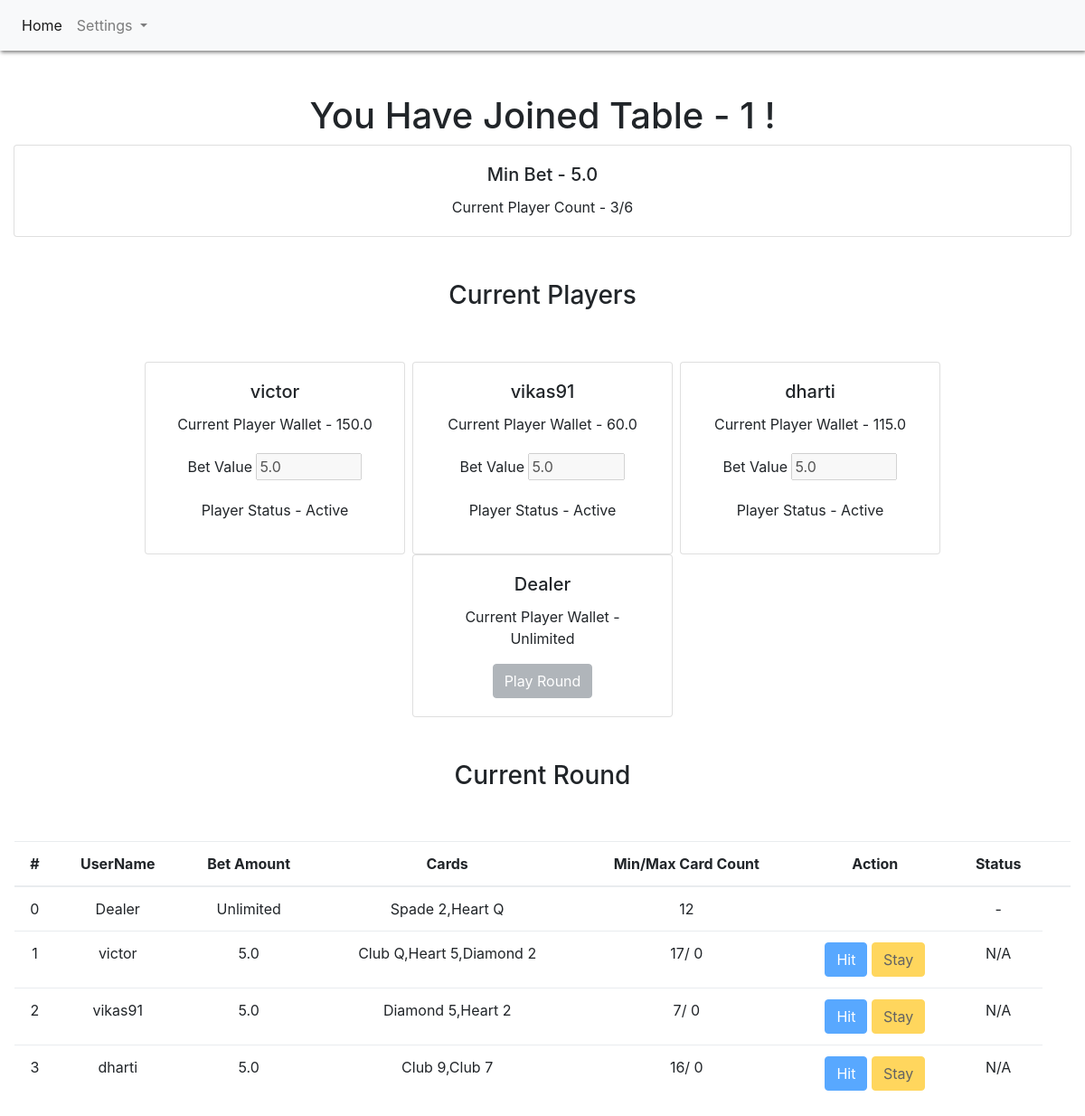
The app's page /table/1/ (signed in), older data.
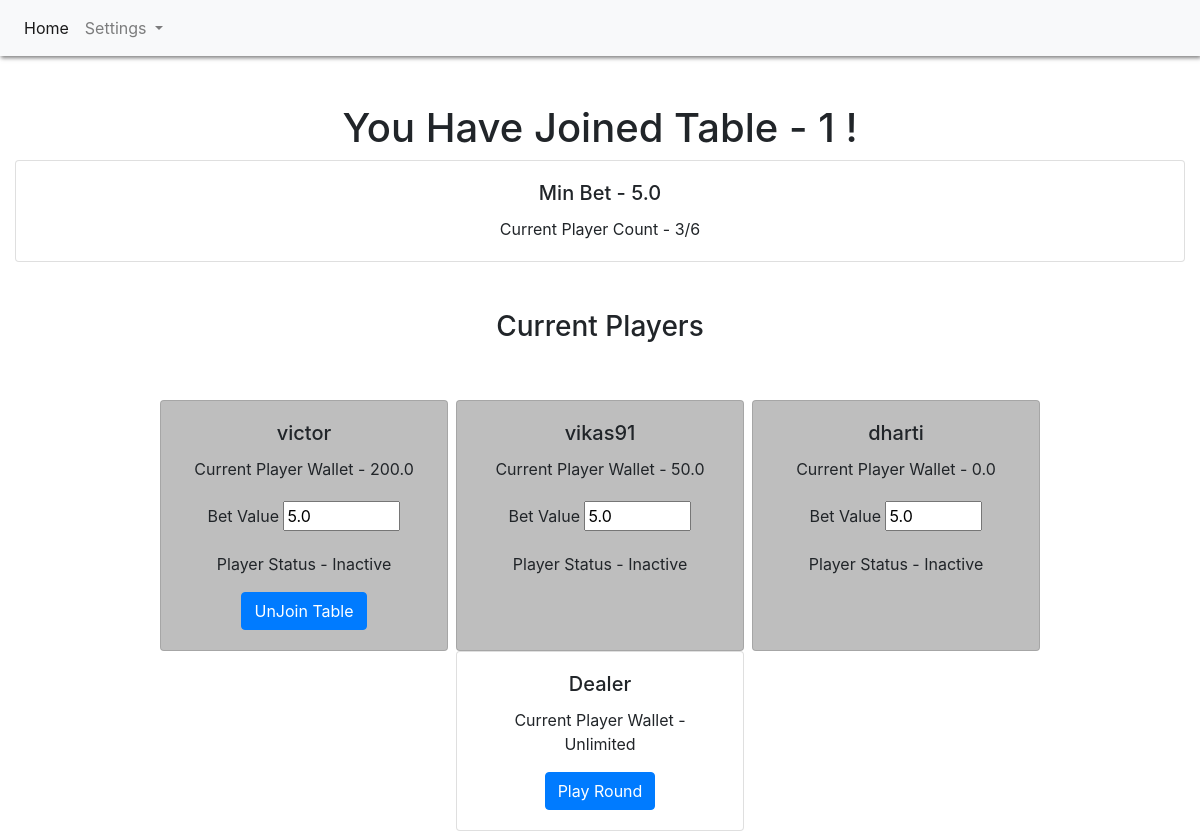
The same page, newer data.
### webapp/models.py (models this page shows, shortened)
class Table(models.Model):
    TABLE_STATUS = (
        (0, 'inactive'),
        (1, 'active'),
    )
    min_bet = models.FloatField(default=0)
    player_count = models.IntegerField(default=0)
    table_status = models.IntegerField(choices=TABLE_STATUS, default=0)
    class Meta:
        db_table = 'tables'

class TablePlayer(models.Model):
    PLAYER_STATUS = (
        (0, 'inactive'),
        (1, 'active'),
    )
    table_id = models.ForeignKey(Table, on_delete=models.CASCADE)
    user_id = models.ForeignKey(User, on_delete=models.CASCADE)
    player_type = models.IntegerField(choices=PLAYER_STATUS, default=0)
    class Meta:
        unique_together = ('table_id', 'user_id')
        db_table = 'table_players'

class Profile(models.Model):
    user = models.OneToOneField(User, on_delete=models.CASCADE)
    wallet_value = models.FloatField(default=0)

class Round(models.Model):
    ROUND_STATUS = (
        (0, 'inactive'),
        (1, 'active'),
        (2, 'end'),
    )
    table = models.ForeignKey(Table, on_delete=models.CASCADE)
    player_count = models.IntegerField(default=0)
    dealer_cards = models.CharField(max_length=256)
    remaining_cards = models.CharField(max_length=256)
    dealer_count = models.IntegerField(default=0)
    dealer_status = models.IntegerField(default=0)
    round_status = models.IntegerField(choices=ROUND_STATUS, default=0)
    class Meta:
        db_table = 'rounds'

class RoundPlayer(models.Model):
    PLAYER_ROUND_STATUS = (
        (0, 'inactive'),
        (1, 'active'),
        (2, 'busted'),
    )
    PLAYER_WIN_STATUS =(
        (0, 'LOST'),
        (1, 'DRAW'),
        (2, 'WON'),
    )
    round = models.ForeignKey(Round, on_delete=models.CASCADE)
    player = models.ForeignKey(User, on_delete=models.CASCADE)
    player_order = models.IntegerField(default=0)
    player_bet = models.FloatField(default=0)
    player_cards = models.CharField(max_length=256)
    player_count = models.IntegerField(default=0)
    player_max_count = models.IntegerField(default=0)
    player_game_status = models.IntegerField(choices=PLAYER_ROUND_STATUS, default=0)
    player_win_status = models.IntegerField(default=0)
    class Meta:
        db_table = 'round_players'

### webapp/views.py (the view)
# urls.py: path('table/<table_id>/', BJTable.as_view()),
@method_decorator(login_required, name='dispatch')
class BJTable(View):
    def get(self, request, table_id):
        current_table = Table.objects.filter(id=table_id)
        if(current_table.count()==0):
            error_message = "Unable to join table. Table doesn't exists!!"
            return redirect(reverse('index') + '?error=' + error_message)
        else:
            current_table = current_table[0]
            if(TablePlayer.objects.filter(table_id=current_table, user_id=request.user).count()==0):
                return redirect('/table/'+ str(current_table.id) + '/join/')
            table_players = TablePlayer.objects.filter(table_id=current_table)
            active_round = Round.objects.filter(table=current_table, round_status=1)
            if active_round.count()!=0:
                active_round = active_round[0]
                round_players = RoundPlayer.objects.filter(round=active_round).order_by('player_order')
            else:
                active_round = None
                round_players = None
            return render(request, 'table.html', {'table': current_table,
                                                  'table_players': table_players,
                                                  'active_round': active_round,
                                                  'round_players': round_players,
                                                  'error': None})

### webapp/templates/table.html
{% extends 'index.html' %}
{% block content %}
  <h1> You Have Joined Table - {{table.id}} !</h1>
  <div class="row">
    <div class="col-md-12">
      <div class="card w-100">
        <div class="card-body">
          <h5 class="card-title">Min Bet - {{table.min_bet}}</h5>
          <p class="card-text">Current Player Count - {{table.player_count}}/6</p>
        </div>
      </div>
    </div>
  </div>
  <div class="player-status-wrapper">
    {% include 'current_players.html' %}
  </div>
  <div class="current-round-wrapper">
    {% include 'round_players.html' %}
  </div>
{% endblock %}

### webapp/templates/index.html (shortened to what this page needs)
<!DOCTYPE html>
<html>
<head>
  {% block css %}
    <link href="/static/css/bootstrap.min.css" rel="stylesheet" type="text/css">
    <link href="/static/css/app.css" rel="stylesheet" type="text/css">
  {% endblock %}
</head>
<body>
  <div class="app-main container">
    {% block header %}
    <div class="row">
      <nav class="navbar navbar-expand-lg navbar-light bg-light justify-content-between">
        <div class="collapse navbar-collapse" id="navbarSupportedContent">
          <ul class="navbar-nav mr-auto">
            {% if request.user.is_authenticated %}
            <li class="nav-item active">
              <a class="nav-link" href="/">Home <span class="sr-only">(current)</span></a>
            </li>
            <li class="nav-item dropdown">
              <a class="nav-link dropdown-toggle" href="#" id="navbarDropdown" role="button" data-toggle="dropdown" aria-haspopup="true" aria-expanded="false">
                Settings
              </a>
            </li>
            {% endif %}
          </ul>
        </div>
      </nav>
    </div>
    {% endblock %}
  <main class="text-center mt-5">
    {% block content %}{% endblock %}
  </main>
  </div>
</body>
</html>

### webapp/templates/current_players.html (shortened to what this page needs)
<div class="row px-3 justify-content-center">
  <div class="col-md-12 py-5">
    <h3>Current Players</h3>
  </div>
  {% for table_player in table_players %}
    <div class="card mx-1 player {% if not table_player.player_type %}bg-grey{% endif %}" style="width: 18rem;">
      <div class="card-body">
        <h5 class="card-title">{{table_player.user_id.username}}</h5>
        <p class="card-text">Current Player Wallet - {{table_player.user_id.profile.wallet_value}}</p>
        <div class="form-group pt-1">
          <div class="md-form">
            <label>Bet Value</label>
            <input class="player_bet_value" id="{{table_player.user_id.username}}" type="number" {% if table.table_status %}disabled{% endif %} value="{{table.min_bet}}" min="{{table.min_bet}}" max="{{table_player.user_id.profile.wallet_value}}">
          </div>
        </div>
        <p class="card-text player-current-status">Player Status - {% if table_player.player_type %} Active {% else %} Inactive {% endif %}</p>
        {% if table_player.user_id == request.user %}
          {% if table.table_status and table_player.player_type %}
            <a href="/table/{{table.id}}/unjoin" class="btn btn-primary d-none player-unjoin">UnJoin Table</a>
          {% else %}
            <a href="/table/{{table.id}}/unjoin" class="btn btn-primary player-unjoin">UnJoin Table</a>
          {% endif %}
        {% endif %}
      </div>
    </div>
  {% endfor %}
    <div class="card mx-1" style="width: 18rem;">
      <div class="card-body">
        <h5 class="card-title">Dealer</h5>
        <p class="card-text">Current Player Wallet - Unlimited</p>
        {% if not table.table_status %}
        <a href="#" class="btn btn-primary play-round" id="{{table.id}}">Play Round</a>
        {% else %}
        <a href="#" class="btn btn-secondary disabled play-round" id="{{table.id}}">Play Round</a>
        {% endif %}
      </div>
    </div>
</div>

### webapp/templates/round_players.html (shortened to what this page needs)
{% if round_players %}
<div class="row px-3 justify-content-center">
  <div class="col-md-12 py-5">
    <h3>Current Round</h3>
  </div>
  <div class="table-responsive">
    <table class="table" data-wow-delay=".4s">
      <thead class="thead-inverse">
      <tr>
        <th>#</th>
        <th>UserName</th>
        <th>Bet Amount</th>
        <th>Cards</th>
        <th>Min/Max Card Count</th>
        <th>Action</th>
        <th>Status</th>
        <th></th>
      </tr>
      </thead>
      <tbody>
        <tr>
          <td>0</td>
          <td>Dealer</td>
          <td>Unlimited</td>
          <td>{{active_round.dealer_cards}}</td>
          <td>{{active_round.dealer_count}}</td>
          <td>
          </td>
          <td>-</td>
        </tr>
      {% for round_player in round_players %}
        <tr>
          <td>{{round_player.player_order}}</td>
          <td>{{round_player.player.username}}</td>
          <td>{{round_player.player_bet}}</td>
          <td>{{round_player.player_cards}}</td>
          <td>{{round_player.player_count}}/ {{round_player.player_max_count}}</td>
          <td>
          {% if round_player.player_game_status == 0 %}
            <a href="#" order="{{ round_player.player_order }}" table="{{active_round.table.id}}" class="btn btn-primary disabled player-hit">Hit</a>
            <a href="#" order="{{ round_player.player_order }}" table="{{active_round.table.id}}" class="btn btn-warning disabled player-stay">Stay</a>
          {% elif round_player.player_game_status == 1 %}
            <a href="#" order="{{ round_player.player_order }}" table="{{active_round.table.id}}" class="btn btn-primary player-hit">Hit</a>
            <a href="#" order="{{ round_player.player_order }}" table="{{active_round.table.id}}" class="btn btn-warning player-stay">Stay</a>
          {% else %}
            <a href="#" class="btn btn-danger disabled">Busted</a>
          {% endif %}
          </td>
          <td>
            {% if active_round.round_status == 2 %}
              {% if round_player.player_win_status == 2 %}
                WON!
              {% elif round_player.player_win_status == 1 %}
                DRAW
              {% else %}
                LOST
              {% endif %}
            {% else %}
              N/A
            {% endif %}
          </td>
        </tr>
      {% endfor %}
      </tbody>
    </table>
  </div>
</div>
{% endif %}

### webapp/static/css/app.css (style rules this page uses)
.app-main.container { max-width: none; }
.app-main.container .navbar { width: 100%; -webkit-box-shadow: 1px 2px 4px rgba(0, 0, 0, .5); -moz-box-shadow: 1px 2px 4px rgba(0, 0, 0, .5); box-shadow: 1px 2px 4px rgba(0, 0, 0, .5); }
.app-main.container .card.bg-grey { background: #bebebe; }

Row changes from the older to the newer data that the page shows:
removed Round: dealer_cards "Spade 2,Heart Q", dealer_count "12"
removed RoundPlayer: player_order "1", player.username "victor", player_bet "5.0", player_cards "Club Q,Heart 5,Diamond 2", player_count "17", player_max_count "0"
removed RoundPlayer: player_order "2", player.username "vikas91", player_bet "5.0", player_cards "Diamond 5,Heart 2", player_count "7", player_max_count "0"
removed RoundPlayer: player_order "3", player.username "dharti", player_bet "5.0", player_cards "Club 9,Club 7", player_count "16", player_max_count "0"
changed Table id 1: table_status 1 → 0 (drawn)
changed TablePlayer "victor": user_id.profile.wallet_value "150.0" → "200.0"; player_type "Active" → "Inactive"; now shows "UnJoin Table"
changed TablePlayer "vikas91": user_id.profile.wallet_value "60.0" → "50.0"; player_type "Active" → "Inactive"
changed TablePlayer "dharti": user_id.profile.wallet_value "115.0" → "0.0"; player_type "Active" → "Inactive"
Text that changed along with them:
text no longer shown: "Current Round # UserName Bet Amount Cards Min/Max Card Count Action Status 0 Dealer Unlimited -"
